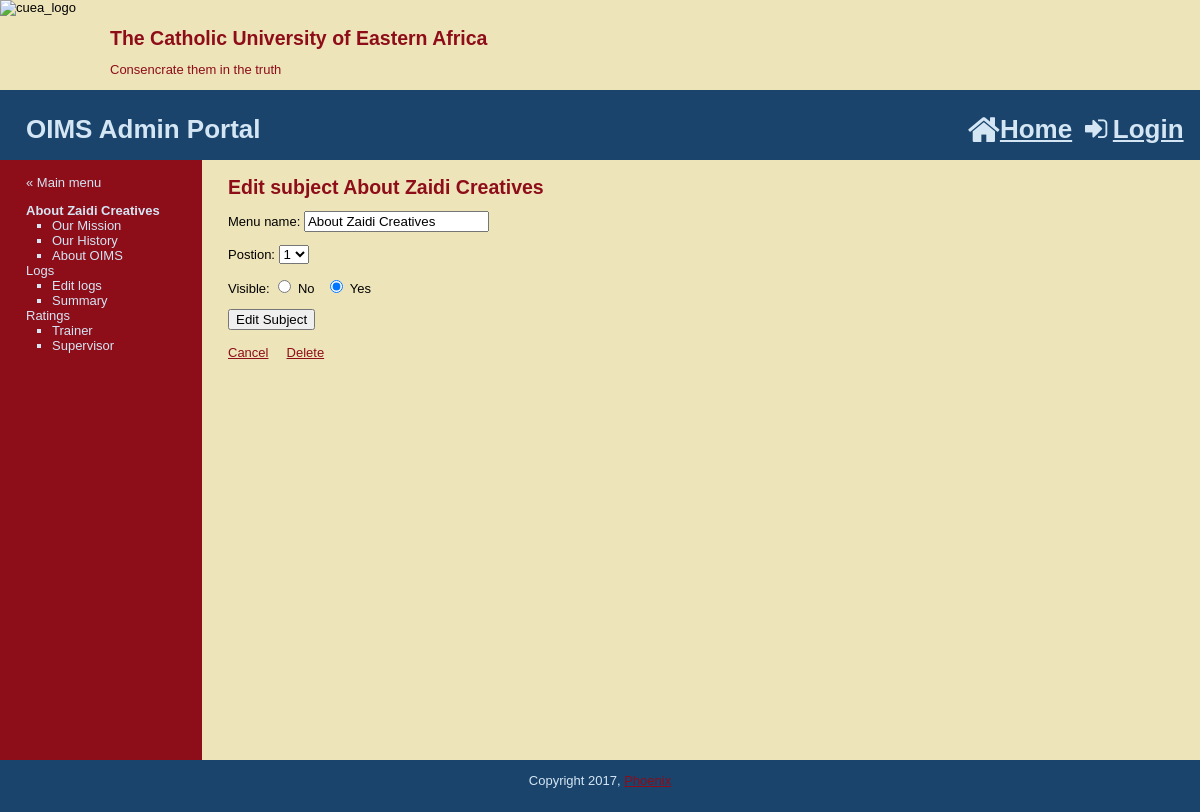
The page /edit_subject.php?subject=1 on the database its author committed.
### tables this page shows
CREATE TABLE IF NOT EXISTS `subjects` (
  `id` int(11) NOT NULL AUTO_INCREMENT,
  `menu_name` varchar(30) NOT NULL,
  `position` int(3) NOT NULL,
  `visible` tinyint(1) NOT NULL,
  PRIMARY KEY (`id`)
);

CREATE TABLE IF NOT EXISTS `pages` (
  `id` int(11) NOT NULL AUTO_INCREMENT,
  `subject_id` int(11) NOT NULL,
  `menu_name` varchar(30) NOT NULL,
  `position` int(3) NOT NULL,
  `visible` tinyint(1) NOT NULL,
  `content` text,
  PRIMARY KEY (`id`),
  KEY `subject_id` (`subject_id`)
);

### public/edit_subject.php (the view, shortened to what this page needs)
<?php require_once("../includes/db_connection.php"); ?>
<?php require_once("../includes/functions.php"); ?>
<?php find_selected_page(); ?>
<?php include("../includes/layouts/header.php"); ?>
<div id="main">
	<div id="navigation">
		<br />
		<a href="admin.php">&laquo; Main menu</a><br />
		<?php echo navigation($current_subject, $current_page); ?>
	</div>
	<div id="page">
		<h2>Edit subject <?php echo htmlentities($current_subject["menu_name"]); ?></h2>
		<form action="edit_subject.php?subject=<?php echo urlencode($current_subject["id"]); ?>" method = "POST">
			<p>Menu name:
				<input type="text" name="menu_name" value="<?php echo htmlentities($current_subject["menu_name"]); ?>" />
			</p>
			<p>Postion:
				<select name="position">
				<?php
					$subject_set = find_all_subjects(false);
					$subject_count = mysqli_num_rows($subject_set);
					for($count=1; $count <= $subject_count; $count++) {
						echo "<option value=\"{$count}\"";
						if ($current_subject["position"] == $count){
							echo " selected";
						}
						echo ">{$count}</option>";
					}
				?>
				</select>
			</p>
			<p>Visible:
				<input type="radio" name="visible" value="0" <?php if($current_subject["visible"] == 0) { echo "checked";} ?>/> No
				&nbsp;
				<input type="radio" name="visible" value="1" <?php if($current_subject["visible"] == 1) { echo "checked";} ?>/> Yes
			</p>
			<input type="submit" name="submit" value="Edit Subject" />
		</form>
		<br />
		<a href="manage_content.php">Cancel</a>
		<a href="delete_subject.php?subject=<?php echo urlencode($current_subject["id"]); ?>" onclick="return confirm('Are you sure about deleting this?');">Delete</a>
	</div>
</div>
<?php include("../includes/layouts/footer.php"); ?>

### includes/functions.php (shortened to what this page needs)
<?php
	function find_all_subjects($public=true) {
		global $connection;
		$query = "SELECT * ";
		$query .= "FROM subjects ";
		$query .= "ORDER BY position ASC";
		$subject_set = mysqli_query($connection, $query);
		return $subject_set;
	}
	function find_pages_for_subject($subject_id, $public=true) {
		global $connection;
		$safe_subject_id = mysqli_real_escape_string($connection, $subject_id);
		$query = "SELECT * ";
		$query .= "FROM pages ";
		$query .= "WHERE subject_id = {$safe_subject_id} ";
		$query .= "ORDER BY position ASC";
		$page_set = mysqli_query($connection, $query);
		return $page_set;
	}
	function find_subject_by_id($subject_id, $public=true) {
		global $connection;
		$safe_subject_id = mysqli_real_escape_string($connection, $subject_id);
		$query = "SELECT * ";
		$query .= "FROM subjects ";
		$query .= "WHERE id = {$safe_subject_id} ";
		$query .= "LIMIT 1";
		$subject_set = mysqli_query($connection, $query);
		if($subject = mysqli_fetch_assoc($subject_set)) {
			return $subject;
		} else {
			return null;
		}
	}
	function find_selected_page($public=false) {
		if (isset($_GET["subject"])) {
			$current_subject = find_subject_by_id($_GET["subject"], $public);
			if ($current_subject && $public) {
				$current_page = find_default_page_for_subject($current_subject["id"]);
			} else {
				$current_page = null;
			}
		} else if (isset($_GET["page"])) {
			$current_subject = null;
			$current_page = find_page_by_id($_GET["page"], $public);
		} else {
			$current_subject = null;
			$current_page = null;
		}
	}
	function navigation($subject_array, $page_array) {
		$output = "<ul class=\"subjects\">";
		$subject_set = find_all_subjects(false);
		while($subject = mysqli_fetch_assoc($subject_set)) {
			$output .= "<li";
			if ($subject_array && $subject["id"] == $subject_array["id"]) {
			$output .= " class=\"selected\"";
			}
			$output .= ">";
			$output .= "<a href=\"manage_content.php?subject=";
			$output .= urlencode($subject["id"]);
			$output .= "\">";
			$output .= htmlentities($subject["menu_name"]);
			$output .= "</a>";
			$page_set = find_pages_for_subject($subject["id"], false);
			$output .= "<ul class=\"pages\">";
			while($page = mysqli_fetch_assoc($page_set)) {
				$output .= "<li";
				$output .= ">";
				$output .= "<a href=\"manage_content.php?page=";
				$output .= urlencode($page["id"]);
				$output .= "\">";
				$output .= htmlentities($page["menu_name"]);
				$output .= "</a></li>";
			}
			$output .= "</ul></li>";
		}
		$output .= "</ul>";
		return $output;
	}
?>

### public/stylesheets/public.css (style rules this page uses)
html { height: 100%; width: 100%; }
body { width: 100%; height: 100%; margin: 0; padding: 0; border: 0; font-family: Verdana, Arial, Helvetica, sans-serif; font-size: 13px; line-height: 15px; background: #EEE4B9; }
a { color: #8D0D19; }
#main { height: 600px; width: 100%; margin: 0; padding: 0; background: #EEE4B9; }
#navigation { float: left; width: 150px; height: 100%; margin: 0; padding: 0 2em; color: #D4E6F4; background: #8D0D19; }
#navigation a { color: #D4E6F4; text-decoration: none; }
ul.subjects { margin: 1em 0; padding-left: 0; list-style: none; }
ul.pages { padding-left: 2em; list-style: square; font-weight: normal; }
.selected { font-weight: bold; }
#page { float: left; height: 100%; padding-left: 2em; vertical-align: top; background: #EEE4B9; }
#page h2 { color: #8D0D19; margin-top: 1em; }

### rows shown on the page
subjects: value "About Zaidi Creatives", menu_name "About Zaidi Creatives", position "1", visible "☑"
pages: value "Our Mission"
pages: value "Our History"
pages: value "About OIMS"
subjects: value "Logs"
pages: value "Edit logs"
pages: value "Summary"
subjects: value "Ratings"
pages: value "Trainer"
pages: value "Supervisor"
